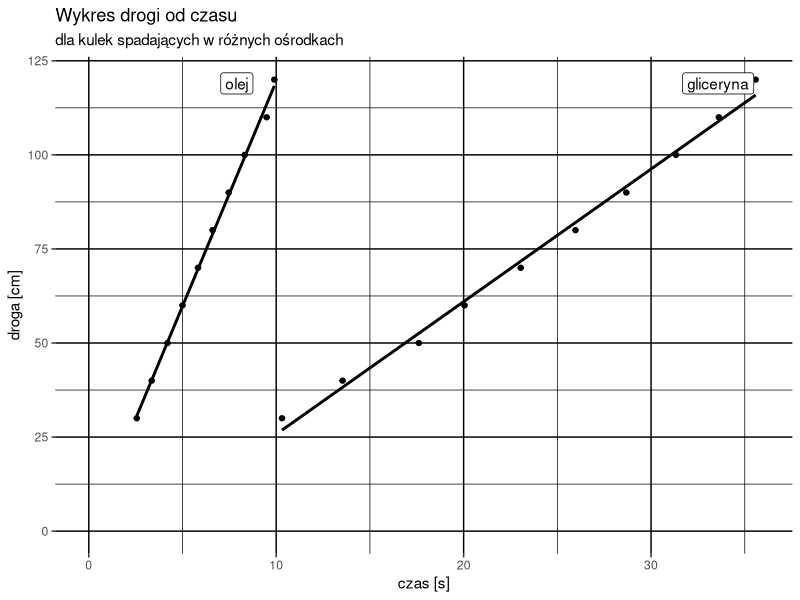
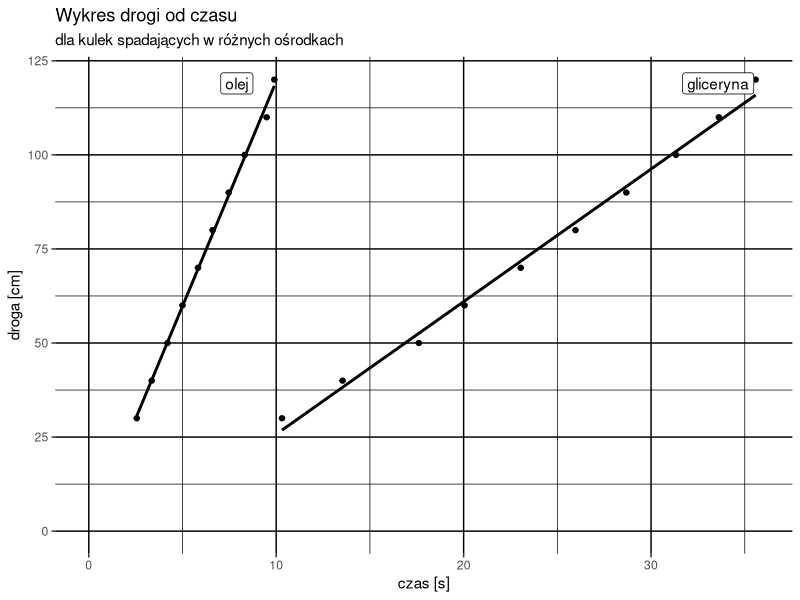

Recreate these plots in R, in order. (Note: this script raises an error after producing the figures.)
library(dplyr)
library(ggplot2)
library(tidyr)

df <- read.csv2("lab4/pomiary_predkosci.csv")

# Wykres
time_uncertainty <- sqrt((0.01^2)/3 + (0.3^2)/3)
distance_uncertainty <- 0.1/sqrt(3)

df_long <- df |>
  pivot_longer(-distance, names_to = "medium", values_to = "time")

df_long |>
  ggplot(aes(x = time, y = distance, group = medium)) +
  geom_point() +
  geom_errorbar(aes(ymin = distance - distance_uncertainty,
                    ymax = distance + distance_uncertainty), width = 0) +
  geom_errorbarh(aes(xmin = time - time_uncertainty,
                    xmax = time + time_uncertainty), height = 0) +
  geom_smooth(method = "lm", se = FALSE, colour = "black") +
  geom_label(
    data =  
      df_long |> arrange(distance) |>
      group_by(medium) |> summarise(lt = last(time), ld = last(distance)),
    mapping = aes(x = lt, y = ld, label = medium),
    nudge_x = -2, nudge_y = -1
  ) +
  labs(
    x = "czas [s]",
    y = "droga [cm]",
    title = "Wykres drogi od czasu", 
    subtitle = "dla kulek spadających w różnych ośrodkach"
  ) +
  theme(
    panel.background = element_blank(),
    panel.grid = element_line(colour = "black")
  )  +
  scale_x_continuous(limits = c(0, NA)) +
  scale_y_continuous(limits = c(0, NA))

ggsave("lab4/s(t).pdf", device = cairo_pdf,
       width = 10, height = 6)

lm(df$distance ~ df$gliceryna)
lm(df$distance ~ df$olej)



#sformatowanie tabelki z danymi
df |>
  mutate(no_in_series = 1:dim(df)[1], .before = 1) |>
  select(no_in_series, distance, gliceryna, olej) |>
  write.table("lab4/odl_i_czasy.txt",
              col.names = c("Lp","s", "tg", "to"),
              quote = FALSE, dec = ",", sep = "\t", row.names = FALSE)

diameters <- read.table("lab4/srednice.txt", header = TRUE,
                        dec = ",")


# średnia średnica kulki i niepewność
mean_d <- mean(diameters$d)
mean_d_uncertainty <- sqrt(var(diameters$d) + (0.01^2)/3)
round_uncertainty(mean_d_uncertainty, mean_d_uncertainty)
round_uncertainty(mean_d, mean_d_uncertainty)

# gęstość kulki
m10 <- 1.13
m <- m10/10
u_m10 <- 0.01/sqrt(3)
u_m <- u_m10/10
r <- mean_d / 2
V <- 4*pi*r^3/3
ro <- m/V * 1000

u_r <- mean_d_uncertainty/2
u_V <-  2*pi*r^2*u_r
u_ro <- sqrt(
  (u_m/V)^2 + (m*u_V/V^2)^2
) * 1000
